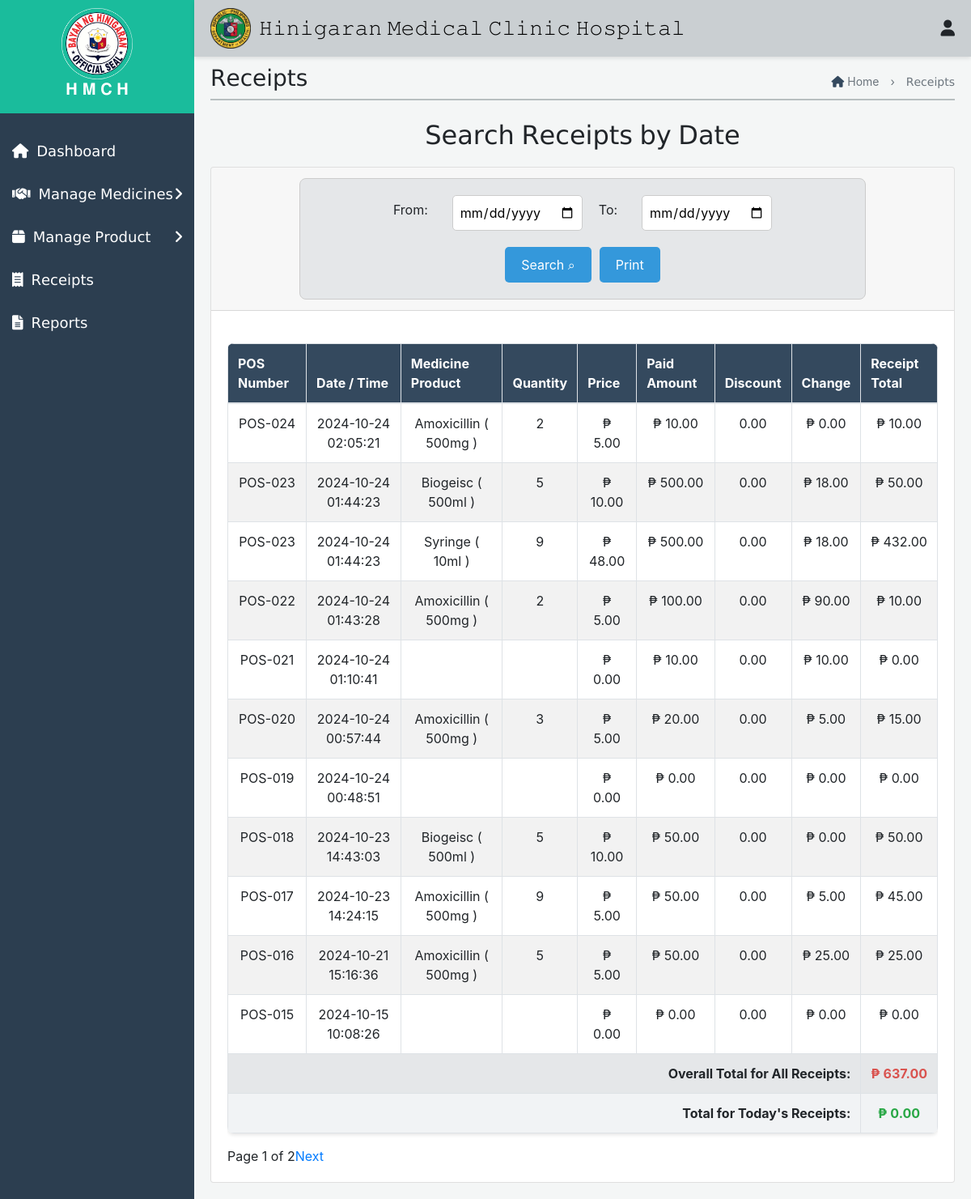
The page /Pharmacy/InventoryStaffReceipt.php on the database its author committed.
### tables this page shows
CREATE TABLE `receipt_items` (
  `id` int(11) NOT NULL,
  `receipt_id` int(11) DEFAULT NULL,
  `medicine_product` varchar(255) NOT NULL,
  `quantity` int(11) NOT NULL,
  `price` decimal(10,2) NOT NULL,
  `total` decimal(10,2) NOT NULL
);

CREATE TABLE `receipts` (
  `id` int(11) NOT NULL,
  `pos_number` varchar(50) NOT NULL,
  `total` decimal(10,2) NOT NULL,
  `created_at` timestamp NOT NULL DEFAULT current_timestamp(),
  `paid_amount` decimal(10,2) NOT NULL,
  `change_amount` decimal(10,2) NOT NULL,
  `discount_amount` decimal(10,2) DEFAULT 0.00,
  `user_id` int(11) NOT NULL
);

### Pharmacy/InventoryStaffReceipt.php (the view, shortened to what this page needs)
<!DOCTYPE html>
<html lang="en">
<head>
    <link rel="stylesheet" href="Receipt.css">
    <link href="https://maxcdn.bootstrapcdn.com/bootstrap/4.5.2/css/bootstrap.min.css" rel="stylesheet">
    <link href="https://cdnjs.cloudflare.com/ajax/libs/font-awesome/5.15.4/css/all.min.css" rel="stylesheet">
</head>
<body>
    <div class="top-nav">
    <div class="icon-container">
        <img src="img/Hinigaran.png" alt="Logo">
        <h1>𝙷𝚒𝚗𝚒𝚐𝚊𝚛𝚊𝚗 𝙼𝚎𝚍𝚒𝚌𝚊𝚕 𝙲𝚕𝚒𝚗𝚒𝚌 𝙷𝚘𝚜𝚙𝚒𝚝𝚊𝚕</h1>
    </div>
    <div class="icon-group">
        <div class="user-icon" onclick="toggleUserMenu(event)">
            <i class="fas fa-user"></i>
        </div>
    </div>
</div>
     <div id="mySidenav" class="side-nav">
        <div class="logo-container">
           <img src="img/hini.png" alt="Logo" style="width: 40%;">
            <h2>𝐇 𝐌 𝐂 𝐇</h2>
        </div>
        <a class="nav-link" href="InventoryStaff.php">
            <div class="sb-nav-link-content">
                <div class="sb-nav-link-icon"><i class="fas fa-home"></i></div>
                <span>𝖣𝖺𝗌𝗁𝖻𝗈𝖺𝗋𝖽</span>
            </div>
        </a>
        <a class="nav-link collapsed" href="#" data-toggle="collapse" data-target="#collapseMedicines" aria-expanded="false" aria-controls="collapseMedicines">
            <div class="sb-nav-link-content">
                <div class="sb-nav-link-icon"><i class="fas fa-handshake"></i></div>
                <span>𝖬𝖺𝗇𝖺𝗀𝖾 𝖬𝖾𝖽𝗂𝖼𝗂𝗇𝖾𝗌</span>
                <div class="sb-sidenav-collapse-arrow"><i class="fas fa-angle-right"></i></div>
            </div>
        </a>
        <a class="nav-link collapsed" href="#" data-toggle="collapse" data-target="#collapseProducts" aria-expanded="false" aria-controls="collapseProducts">
            <div class="sb-nav-link-content">
                <div class="sb-nav-link-icon"><i class="fas fa-box"></i></div>
                <span>𝖬𝖺𝗇𝖺𝗀𝖾 𝖯𝗋𝗈𝖽𝗎𝖼𝗍</span>
                <div class="sb-sidenav-collapse-arrow"><i class="fas fa-angle-right"></i></div>
            </div>
        </a>
        <a class="nav-link" href="InventoryStaffReceipt.php">
            <div class="sb-nav-link-content">
                <div class="sb-nav-link-icon"><i class="fas fa-receipt"></i></div>
                <span>𝖱𝖾𝖼𝖾𝗂𝗉𝗍𝗌</span>
            </div>
        </a>
        <a class="nav-link" href="InventoryStaffReports.php">
            <div class="sb-nav-link-content">
                <div class="sb-nav-link-icon"><i class="fas fa-file-alt report-icon" title="Generate Report"></i></div>
                <span>𝖱𝖾𝗉𝗈𝗋𝗍𝗌</span>
            </div>
        </a>
    </div>
    <div id="mainContent" class="main-content">
       <div class="header-container">
    <h3>𝖱𝖾𝖼𝖾𝗂𝗉𝗍𝗌</h3>
<div class="haha">
    <p style="text-align: center;">
        <a href="InventoryDashboard1.php" style="text-decoration: none; color: inherit;">
            <i class="fas fa-home" style="color: #34495e;"></i> Home
        </a>
        <span style="margin: 0 10px;">›</span>
        𝖱𝖾𝖼𝖾𝗂𝗉𝗍𝗌
    </p>
</div>
</div>
<div class="first1" style="opacity: 0.9; border-top: 2px solid #b2babb; margin-top: -20px;"></div><br>
<h2 class="form-title">𝖲𝖾𝖺𝗋𝖼𝗁 𝖱𝖾𝖼𝖾𝗂𝗉𝗍𝗌 𝖻𝗒 𝖣𝖺𝗍𝖾</h2>
<section id="receipt-section">
    <div class="card">
        <div class="card-header">
            <div class="form-container">
                <form method="POST" action="" style="width: 100%; display: flex; justify-content: space-between;">
                    <div class="form-row">
                        <label for="from_date">From:</label>
                        <input type="date" id="from_date" name="from_date" required>
                        <label for="to_date">To:</label>
                        <input type="date" id="to_date" name="to_date" required>
                        <div style="display: flex; align-items: center;">
                            <button type="submit" style="margin-right: 10px;">Search ⌕</button>
                            <button type="button" class="btn btn-primary" onclick="printReceipt()">Print</button>
                        </div>
                    </div>
                </form>
            </div>
        </div>
        <div class="card-body">
            <div class="table-responsive" id="printableArea">
                <table border="1" class="table table-bordered" style="width:100%; border-collapse:collapse;">
                    <thead>
                        <tr>
                            <th>POS Number</th>
                            <th>Date / Time</th>
                            <th>Medicine Product</th>
                            <th>Quantity</th>
                            <th>Price</th>
                            <th>Paid Amount</th>
                            <th>Discount</th>
                            <th>Change</th>
                            <th>Receipt Total</th>
                        </tr>
                    </thead>
                    <tbody>
                        <?php
                        $servername = "localhost";
                        $username = "root";
                        $password = "";
                        $dbname = "database";
                        $conn = new mysqli($servername, $username, $password, $dbname);
                        $from_date = isset($_POST['from_date']) ? $_POST['from_date'] : '';
                        $to_date = isset($_POST['to_date']) ? $_POST['to_date'] : '';
                        $limit = 11;
                        $page = isset($_GET['page']) ? $_GET['page'] : 1;
                        $offset = ($page - 1) * $limit;
                        $sql = "SELECT
                                    receipts.pos_number,
                                    receipts.total AS receipt_total,
                                    receipts.created_at,
                                    receipts.paid_amount,
                                    receipts.change_amount,
                                    receipts.discount_amount,
                                    receipt_items.medicine_product,
                                    receipt_items.quantity,
                                    receipt_items.price,
                                    receipt_items.total AS item_total
                                FROM
                                    receipts
                                LEFT JOIN
                                    receipt_items
                                ON
                                    receipts.id = receipt_items.receipt_id
                                WHERE
                                    (DATE(receipts.created_at) BETWEEN '$from_date' AND '$to_date' OR '$from_date' = '' OR '$to_date' = '')
                                ORDER BY
                                    receipts.created_at DESC
                                LIMIT $limit OFFSET $offset";
                        $result = $conn->query($sql);
                        $count_sql = "SELECT COUNT(*) AS total_records FROM receipts WHERE (DATE(created_at) BETWEEN '$from_date' AND '$to_date' OR '$from_date' = '' OR '$to_date' = '')";
                        $count_result = $conn->query($count_sql);
                        $total_records = $count_result->fetch_assoc()['total_records'];
                        $total_pages = ceil($total_records / $limit);
                        $overall_total = 0;
                        $today_total = 0;
                        if ($result->num_rows > 0) {
                            while ($row = $result->fetch_assoc()) {
                                $receiptDate = date('Y-m-d', strtotime($row['created_at']));
                                $receiptTime = date('H:i:s', strtotime($row['created_at']));
                                $overall_total += $row['item_total'];
                                echo "<tr>
                                        <td>" . $row['pos_number'] . "</td>
                                        <td>" . $receiptDate . " " . $receiptTime . "</td>
                                        <td>" . $row['medicine_product'] . "</td>
                                        <td>" . $row['quantity'] . "</td>
                                        <td>₱ " . number_format($row['price'], 2) . "</td>
                                        <td>₱ " . number_format($row['paid_amount'], 2) . "</td>
                                        <td>" . number_format($row['discount_amount'], 2) . "</td>
                                        <td>₱ " . number_format($row['change_amount'], 2) . "</td>
                                        <td>₱ " . number_format($row['item_total'], 2) . "</td>
                                      </tr>";
                            }
                            echo "<tr style='background-color: #e5e7e9; font-weight: bold;' id='overall-total'>
                                    <td colspan='8' style='text-align: right;'>Overall Total for All Receipts:</td>
                                    <td style='color: #d9534f;'>₱ " . number_format($overall_total, 2) . "</td>
                                  </tr>";
                            echo "<tr style='background-color: #f1f3f5; font-weight: bold;' id='today-total'>
                                    <td colspan='8' style='text-align: right;'>Total for Today's Receipts:</td>
                                    <td style='color: #28a745;'>₱ " . number_format($today_total, 2) . "</td>
                                  </tr>";
                        } else {
                            echo "<tr><td colspan='9'>No receipts found for the selected date range</td></tr>";
                        }
                        ?>
                    </tbody>
                </table>
            </div>
            <div class="pagination">
                <span>Page <?php echo $page; ?> of <?php echo $total_pages; ?></span>
                <?php if ($page < $total_pages): ?>
                    <a href="?page=<?php echo $page + 1; ?>">Next</a>
                <?php endif; ?>
            </div>
        </div>
    </div>
</section>
<link rel="stylesheet" href="https://cdnjs.cloudflare.com/ajax/libs/font-awesome/6.0.0-beta3/css/all.min.css">
</body>
</html>

### Pharmacy/Receipt.css (style rules this page uses)
* { margin: 0; padding: 0; box-sizing: border-box; }
body { font-family: Arial, sans-serif; background-color: #f4f6f6; }
.top-nav { display: flex; justify-content: space-between; align-items: center; padding: 10px 20px; box-shadow: 0 2px 5px rgba(0, 0, 0, 0.1); }
.icon-container { position: relative; margin-right: 2%; display: flex; gap: 20px; }
.notification-icon, .user-icon { cursor: pointer; font-size: 24px; }
.side-nav { height: 100%; width: 230px; background-color: #34495e; color: white; position: fixed; top: 0; left: 0; overflow-x: hidden; padding-top: 60px; transition: 0.3s; display: flex; flex-direction: column; }
.main-content { margin-left: 230px; padding: 20px; transition: 0.3s; }
.nav-link { display: flex; align-items: center; padding: 10px 15px; text-decoration: none; color: white; transition: 0.3s; justify-content: space-between; }
.sb-nav-link-content { display: flex; align-items: center; flex: 1; }
.sb-nav-link-icon { margin-right: 10px; }
.sb-sidenav-collapse-arrow { margin-left: auto; }
.top-nav { position: fixed; top: 0; left: 240px; right: 0; background-color: #d0d3d4; padding: 10px; z-index: 1000; }
.top-nav h1 { color: #fff; margin: 0; }
.side-nav { height: 100%; width: 240px; position: fixed; z-index: 1; top: 0; left: 0; background-color: #2c3e50; padding-top: 0; transition: 0.3s; overflow-y: auto; }
.side-nav a { padding: 13px 15px; text-decoration: none; font-size: 18px; color: #fff; display: block; transition: 0.3s; }
.side-nav .sb-sidenav-collapse-arrow { margin-left: auto; color: #fff; }
.logo-container { text-align: center; margin-bottom: 20px; background-color: #1abc9c; padding: 10px; }
.logo-container img { width: 30%; height: auto; }
.logo-container h2 { color: #ffffff; font-size: 20px; transition: font-size 0.3s; }
.main-content { margin-left: 240px; padding: 80px 20px 20px; transition: margin-left 0.3s; }
.header-container { display: flex; justify-content: space-between; align-items: center; margin-bottom: 20px; }
.haha { text-align: right; }
.haha p { margin: 0; font-size: 14px; color: #6c757d; }
table { width: 100%; border-collapse: collapse; margin-top: 20px; background-color: #ffffff; border-radius: 8px; overflow: hidden; box-shadow: 0 2px 4px rgba(0, 0, 0, 0.1); }
th, td { border: 1px solid #ddd; padding: 12px; text-align: center; }
th { background-color: #34495e; color: white; font-weight: bold; }
tbody tr:nth-child(even) { background-color: #f2f2f2; }
.form-container { display: flex; justify-content: center; margin: 1px auto; padding: 20px; background-color: #e5e7e9; border: 1px solid #ccc; border-radius: 8px; max-width: 700px; }
.form-title { text-align: center; margin-bottom: 20px; width: 100%; }
.form-container form { display: flex; flex-direction: column; width: 100%; }
.form-row { display: flex; align-items: center; justify-content: center; gap: 20px; }
.form-row label { margin-right: 10px; }
.form-row input[type="date"] { padding: 8px; border-radius: 5px; border: 1px solid #ccc; }
.form-row button { padding: 10px 20px; background-color: #3498db; color: white; border: none; border-radius: 5px; cursor: pointer; margin-left: auto; }
.top-nav { display: flex; justify-content: space-between; align-items: center; padding: 10px 20px; background-color: #cacfd2; box-shadow: 0 2px 5px rgba(0, 0, 0, 0.1); }
.icon-container { display: flex; align-items: center; }
.icon-container img { width: 50px; height: auto; margin-right: -10px; }
.icon-container h1 { font-size: 24px; color: black; margin: 0; }
.icon-group { display: flex; margin-left: auto; align-items: center; }
.notification-icon, .user-icon { margin-left: 20px; cursor: pointer; font-size: 20px; }

### Pharmacy/InventoryStaffReceipt.php (style rules this page uses)
body { background-color: #f4f6f6; }

### rows shown on the page
receipt_items: receipt.pos_number "POS-024", receipt.created_at "2024-10-24", receipt.created_at "02:05:21", medicine_product "Amoxicillin ( 500mg )", quantity "2", price "5.00", receipt.paid_amount "10.00", receipt.discount_amount "0.00", receipt.change_amount "0.00", total "10.00"
receipt_items: receipt.pos_number "POS-023", receipt.created_at "2024-10-24", receipt.created_at "01:44:23", medicine_product "Biogeisc ( 500ml )", quantity "5", price "10.00", receipt.paid_amount "500.00", receipt.discount_amount "0.00", receipt.change_amount "18.00", total "50.00"
receipt_items: receipt.pos_number "POS-023", receipt.created_at "2024-10-24", receipt.created_at "01:44:23", medicine_product "Syringe ( 10ml )", quantity "9", price "48.00", receipt.paid_amount "500.00", receipt.discount_amount "0.00", receipt.change_amount "18.00", total "432.00"
receipt_items: receipt.pos_number "POS-022", receipt.created_at "2024-10-24", receipt.created_at "01:43:28", medicine_product "Amoxicillin ( 500mg )", quantity "2", price "5.00", receipt.paid_amount "100.00", receipt.discount_amount "0.00", receipt.change_amount "90.00", total "10.00"
receipts: pos_number "POS-021", created_at "2024-10-24", created_at "01:10:41", price "0.00", paid_amount "10.00", discount_amount "0.00", change_amount "10.00", item_total "0.00"
receipt_items: receipt.pos_number "POS-020", receipt.created_at "2024-10-24", receipt.created_at "00:57:44", medicine_product "Amoxicillin ( 500mg )", quantity "3", price "5.00", receipt.paid_amount "20.00", receipt.discount_amount "0.00", receipt.change_amount "5.00", total "15.00"
receipts: pos_number "POS-019", created_at "2024-10-24", created_at "00:48:51", price "0.00", paid_amount "0.00", discount_amount "0.00", change_amount "0.00", item_total "0.00"
receipt_items: receipt.pos_number "POS-018", receipt.created_at "2024-10-23", receipt.created_at "14:43:03", medicine_product "Biogeisc ( 500ml )", quantity "5", price "10.00", receipt.paid_amount "50.00", receipt.discount_amount "0.00", receipt.change_amount "0.00", total "50.00"
receipt_items: receipt.pos_number "POS-017", receipt.created_at "2024-10-23", receipt.created_at "14:24:15", medicine_product "Amoxicillin ( 500mg )", quantity "9", price "5.00", receipt.paid_amount "50.00", receipt.discount_amount "0.00", receipt.change_amount "5.00", total "45.00"
receipt_items: receipt.pos_number "POS-016", receipt.created_at "2024-10-21", receipt.created_at "15:16:36", medicine_product "Amoxicillin ( 500mg )", quantity "5", price "5.00", receipt.paid_amount "50.00", receipt.discount_amount "0.00", receipt.change_amount "25.00", total "25.00"
receipts: pos_number "POS-015", created_at "2024-10-15", created_at "10:08:26", price "0.00", paid_amount "0.00", discount_amount "0.00", change_amount "0.00", item_total "0.00"

### other values the page prints
$overall_total "637.00"
$today_total "0.00"
$page "1"
$total_pages "2"
